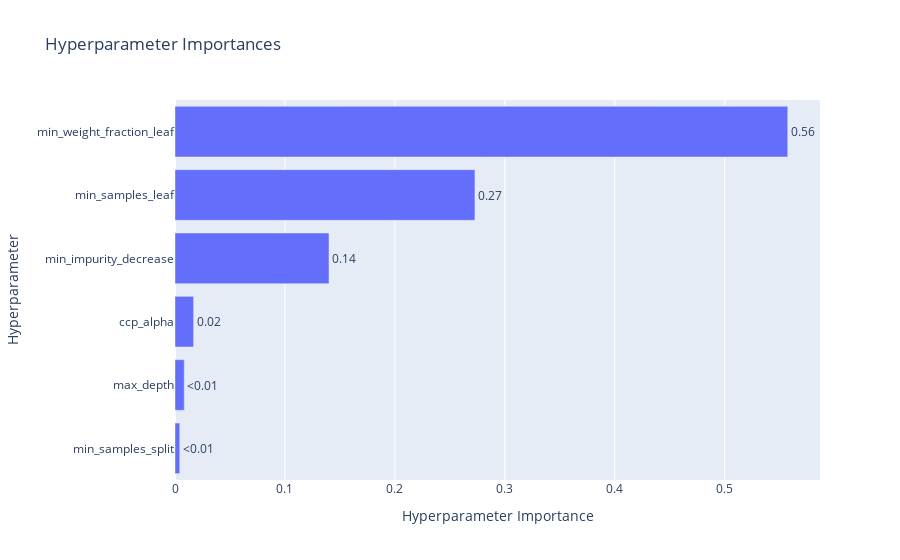

The notebook cell this image was saved under:
### Code cell
optuna.visualization.plot_optimization_history(study)
optuna.visualization.plot_param_importances(study)

### Figure 1 — Plotly figure (JSON) as saved in the notebook; plotly's stock layout.template omitted (floating-point values rounded to 4 significant figures)
{"data": [{"cliponaxis": false, "hovertemplate": ["min_samples_split (IntDistribution): 0.004361356991062343<extra></extra>", "max_depth (IntDistribution): 0.008411096003511616<extra></extra>", "ccp_alpha (FloatDistribution): 0.01693897226593777<extra></extra>", "min_impurity_decrease (FloatDistribution): 0.14009162847774745<extra></extra>", "min_samples_leaf (FloatDistribution): 0.2728339672513418<extra></extra>", "min_weight_fraction_leaf (FloatDistribution): 0.5573629790103991<extra></extra>"], "name": "Objective Value", "orientation": "h", "text": ["<0.01", "<0.01", "0.02", "0.14", "0.27", "0.56"], "textposition": "outside", "type": "bar", "x": [0.004361, 0.008411, 0.01694, 0.1401, 0.2728, 0.5574], "y": ["min_samples_split", "max_depth", "ccp_alpha", "min_impurity_decrease", "min_samples_leaf", "min_weight_fraction_leaf"]}], "layout": {"title": {"text": "Hyperparameter Importances"}, "xaxis": {"title": {"text": "Hyperparameter Importance"}}, "yaxis": {"title": {"text": "Hyperparameter"}}}}
